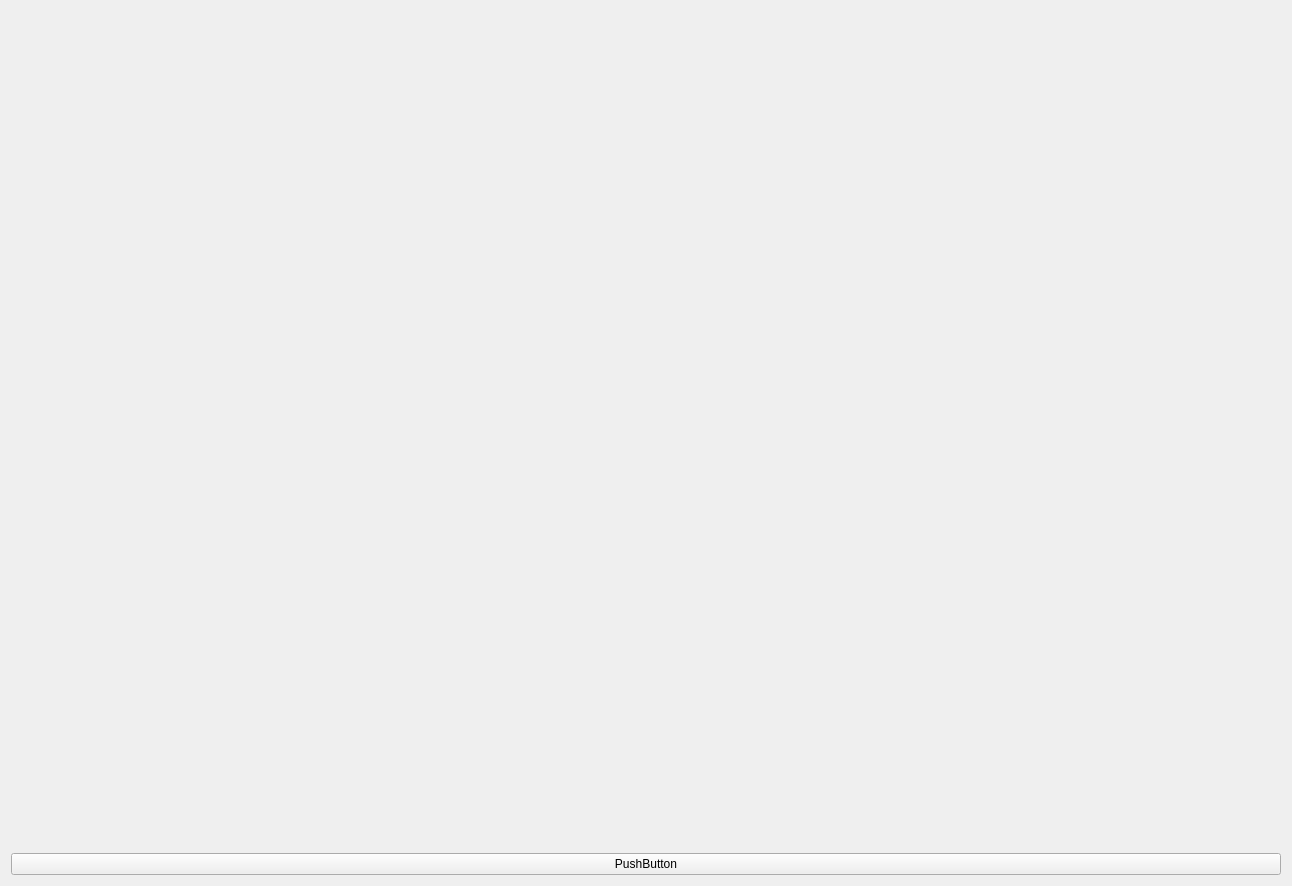
<?xml version="1.0" encoding="UTF-8"?>
<ui version="4.0">
 <class>PhotoForm</class>
 <widget class="QWidget" name="PhotoForm">
  <property name="geometry">
   <rect>
    <x>0</x>
    <y>0</y>
    <width>1292</width>
    <height>886</height>
   </rect>
  </property>
  <property name="windowTitle">
   <string>Form</string>
  </property>
  <layout class="QVBoxLayout" name="verticalLayout">
   <item>
    <widget class="QLabel" name="imageLabel">
     <property name="text">
      <string/>
     </property>
     <property name="pixmap">
      <pixmap>photo_2.jpg</pixmap>
     </property>
     <property name="scaledContents">
      <bool>true</bool>
     </property>
    </widget>
   </item>
   <item>
    <widget class="QPushButton" name="pushButton">
     <property name="text">
      <string>PushButton</string>
     </property>
    </widget>
   </item>
  </layout>
 </widget>
 <resources/>
 <connections/>
</ui>
